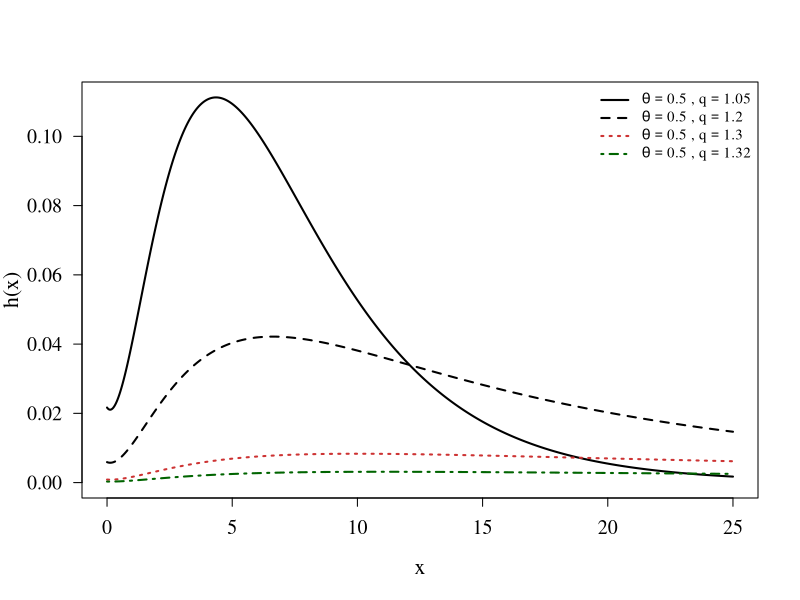
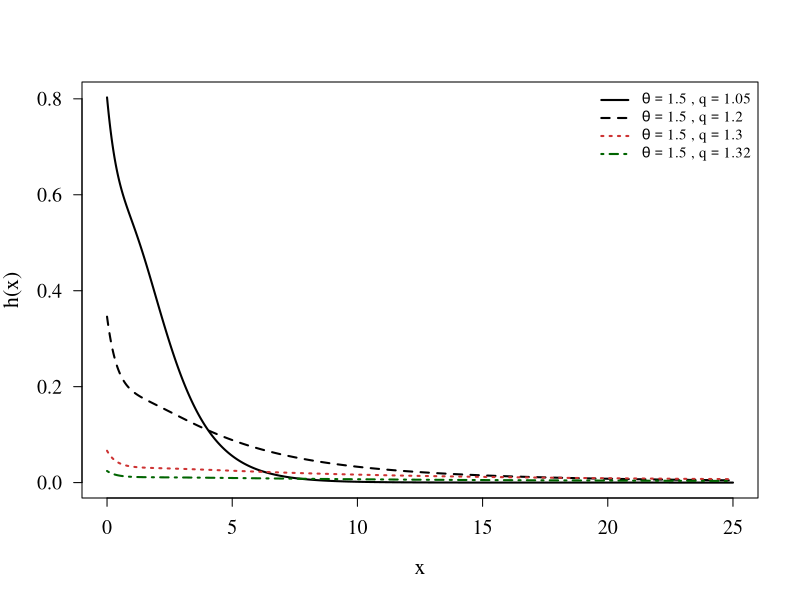
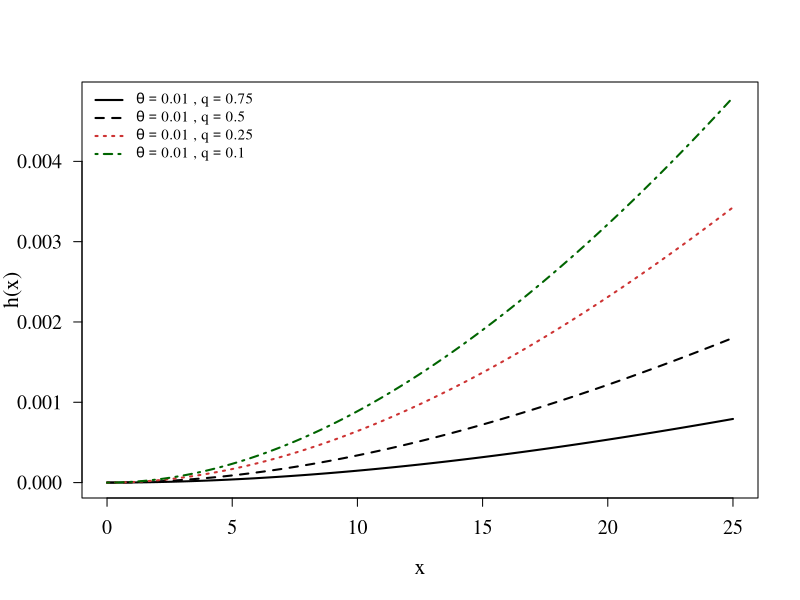
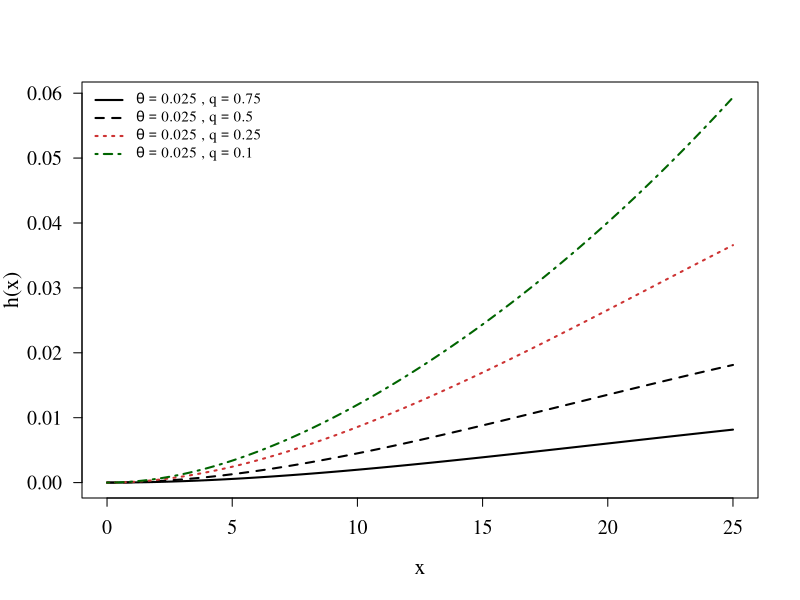

These charts were generated, in order, by the following R code:
rm(list = ls())
theta <- 0.5
q.values <- c(1.05,1.20,1.30,1.32)
Cq <- function(theta,q){
  
  ((2-q)*(3-2*q)*(4-3*q)*theta^3)/
    (theta^3*(3-2*q)*(4-3*q)+2)
  
}
dqDI <- function(x,theta,q){
  
  C <- Cq(theta,q)
  
  C*(theta+x^2)*
    (1+(q-1)*theta*x)^(-1/(q-1))
  
}
pqDI <- function(x,theta,q){
  
  C <- Cq(theta,q)
  
  a <- (q-1)*theta
  
  term1 <- (1-(1+a*x)^(-(2-q)/(q-1)))/(2-q)
  
  term2 <- (1/theta^3)*
    (
      -(1+a*x)^(-(4-3*q)/(q-1))/(4-3*q)
      +2*(1+a*x)^(-(3-2*q)/(q-1))/(3-2*q)
      -(1+a*x)^(-(2-q)/(q-1))/(2-q)
      +1/(4-3*q)
      -2/(3-2*q)
      +1/(2-q)
    )
  
  C*(term1+term2)
  
}
hqDI <- function(x,theta,q){
  
  f <- dqDI(x,theta,q)
  
  F <- pqDI(x,theta,q)
  
  f/(1-F)
  
}
par(
  family="serif",
  las=1,
  tck=-0.02
)

cols <- c("black","black","brown3","darkgreen")
ltys <- c(1,2,3,4)

x <- seq(0,25,length=1200)

plot(x,
     hqDI(x,theta,q.values[1]),
     type="l",
     lwd=2,
     col=cols[1],
     lty=ltys[1],
     ylim=c(0,max(sapply(q.values,function(q)
       hqDI(x,theta,q)),na.rm=TRUE)),
     xlab="x",
     ylab="h(x)",
     cex.lab=1.3,
     cex.axis=1.2)

for(i in 2:length(q.values)){
  
  lines(x,
        hqDI(x,theta,q.values[i]),
        col=cols[i],
        lty=ltys[i],
        lwd=2)
  
}

legend("topright",
       legend=c(
         expression(theta==0.5~","~q==1.05),
         expression(theta==0.5~","~q==1.20),
         expression(theta==0.5~","~q==1.30),
         expression(theta==0.5~","~q==1.32)
       ),
       col=cols,
       lty=ltys,
       lwd=2,
       bty="n",
       cex=0.9)


rm(list = ls())
theta <- 1.5
q.values <- c(1.05,1.20,1.30,1.32)
Cq <- function(theta,q){
  
  ((2-q)*(3-2*q)*(4-3*q)*theta^3)/
    (theta^3*(3-2*q)*(4-3*q)+2)
  
}
dqDI <- function(x,theta,q){
  
  C <- Cq(theta,q)
  
  C*(theta+x^2)*
    (1+(q-1)*theta*x)^(-1/(q-1))
  
}
pqDI <- function(x,theta,q){
  
  C <- Cq(theta,q)
  
  a <- (q-1)*theta
  
  term1 <- (1-(1+a*x)^(-(2-q)/(q-1)))/(2-q)
  
  term2 <- (1/theta^3)*
    (
      -(1+a*x)^(-(4-3*q)/(q-1))/(4-3*q)
      +2*(1+a*x)^(-(3-2*q)/(q-1))/(3-2*q)
      -(1+a*x)^(-(2-q)/(q-1))/(2-q)
      +1/(4-3*q)
      -2/(3-2*q)
      +1/(2-q)
    )
  
  C*(term1+term2)
  
}
hqDI <- function(x,theta,q){
  
  f <- dqDI(x,theta,q)
  
  F <- pqDI(x,theta,q)
  
  f/(1-F)
  
}
par(
  family="serif",
  las=1,
  tck=-0.02
)

cols <- c("black","black","brown3","darkgreen")
ltys <- c(1,2,3,4)

x <- seq(0,25,length=1200)

plot(x,
     hqDI(x,theta,q.values[1]),
     type="l",
     lwd=2,
     col=cols[1],
     lty=ltys[1],
     ylim=c(0,max(sapply(q.values,function(q)
       hqDI(x,theta,q)),na.rm=TRUE)),
     xlab="x",
     ylab="h(x)",
     cex.lab=1.3,
     cex.axis=1.2)

for(i in 2:length(q.values)){
  
  lines(x,
        hqDI(x,theta,q.values[i]),
        col=cols[i],
        lty=ltys[i],
        lwd=2)
  
}

legend("topright",
       legend=c(
         expression(theta==1.5~","~q==1.05),
         expression(theta==1.5~","~q==1.20),
         expression(theta==1.5~","~q==1.30),
         expression(theta==1.5~","~q==1.32)
       ),
       col=cols,
       lty=ltys,
       lwd=2,
       bty="n",
       cex=0.9)





rm(list = ls())
theta <- 0.01
q.values <- c(0.75,0.50,0.25,0.10)
Cq <- function(theta,q){
  
  ((2-q)*(3-2*q)*(4-3*q)*theta^3)/
    (theta^3*(3-2*q)*(4-3*q)+2)
  
}
dqDI <- function(x,theta,q){
  
  C <- Cq(theta,q)
  
  C*(theta+x^2)*
    (1+(q-1)*theta*x)^(-1/(q-1))
  
}
pqDI <- function(x,theta,q){
  
  C <- Cq(theta,q)
  
  a <- (q-1)*theta
  
  term1 <- (1-(1+a*x)^(-(2-q)/(q-1)))/(2-q)
  
  term2 <- (1/theta^3)*
    (
      -(1+a*x)^(-(4-3*q)/(q-1))/(4-3*q)
      +2*(1+a*x)^(-(3-2*q)/(q-1))/(3-2*q)
      -(1+a*x)^(-(2-q)/(q-1))/(2-q)
      +1/(4-3*q)
      -2/(3-2*q)
      +1/(2-q)
    )
  
  C*(term1+term2)
  
}
hqDI <- function(x,theta,q){
  
  f <- dqDI(x,theta,q)
  
  F <- pqDI(x,theta,q)
  
  f/(1-F)
  
}
par(
  family="serif",
  las=1,
  tck=-0.02
)

cols <- c("black","black","brown3","darkgreen")
ltys <- c(1,2,3,4)

x <- seq(0,25,length=1200)

plot(x,
     hqDI(x,theta,q.values[1]),
     type="l",
     lwd=2,
     col=cols[1],
     lty=ltys[1],
     ylim=c(0,max(sapply(q.values,function(q)
       hqDI(x,theta,q)),na.rm=TRUE)),
     xlab="x",
     ylab="h(x)",
     cex.lab=1.3,
     cex.axis=1.2)

for(i in 2:length(q.values)){
  
  lines(x,
        hqDI(x,theta,q.values[i]),
        col=cols[i],
        lty=ltys[i],
        lwd=2)
  
}

legend("topleft",
       legend=c(
         expression(theta==0.01~","~q==0.75),
         expression(theta==0.01~","~q==0.50),
         expression(theta==0.01~","~q==0.25),
         expression(theta==0.01~","~q==0.10)
       ),
       col=cols,
       lty=ltys,
       lwd=2,
       bty="n",
       cex=0.9)




rm(list = ls())

theta <- 0.025
q.values <- c(0.75,0.50,0.25,0.10)
Cq <- function(theta,q){
  
  ((2-q)*(3-2*q)*(4-3*q)*theta^3)/
    (theta^3*(3-2*q)*(4-3*q)+2)
  
}

dqDI <- function(x,theta,q){
  
  C <- Cq(theta,q)
  
  C*(theta+x^2)*
    (1+(q-1)*theta*x)^(-1/(q-1))
  
}

pqDI <- function(x,theta,q){
  
  C <- Cq(theta,q)
  
  a <- (q-1)*theta
  
  term1 <- (1-(1+a*x)^(-(2-q)/(q-1)))/(2-q)
  
  term2 <- (1/theta^3)*
    (
      -(1+a*x)^(-(4-3*q)/(q-1))/(4-3*q)
      +2*(1+a*x)^(-(3-2*q)/(q-1))/(3-2*q)
      -(1+a*x)^(-(2-q)/(q-1))/(2-q)
      +1/(4-3*q)
      -2/(3-2*q)
      +1/(2-q)
    )
  
  C*(term1+term2)
  
}

hqDI <- function(x,theta,q){
  
  f <- dqDI(x,theta,q)
  
  F <- pqDI(x,theta,q)
  
  f/(1-F)
  
}
par(
  family="serif",
  las=1,
  tck=-0.02
)

cols <- c("black","black","brown3","darkgreen")
ltys <- c(1,2,3,4)

x <- seq(0,25,length=1200)

plot(x,
     hqDI(x,theta,q.values[1]),
     type="l",
     lwd=2,
     col=cols[1],
     lty=ltys[1],
     ylim=c(0,max(sapply(q.values,function(q)
       hqDI(x,theta,q)),na.rm=TRUE)),
     xlab="x",
     ylab="h(x)",
     cex.lab=1.3,
     cex.axis=1.2)

for(i in 2:length(q.values)){
  
  lines(x,
        hqDI(x,theta,q.values[i]),
        col=cols[i],
        lty=ltys[i],
        lwd=2)
  
}

legend("topleft",
       legend=c(
         expression(theta==0.025~","~q==0.75),
         expression(theta==0.025~","~q==0.50),
         expression(theta==0.025~","~q==0.25),
         expression(theta==0.025~","~q==0.10)
       ),
       col=cols,
       lty=ltys,
       lwd=2,
       bty="n",
       cex=0.9)
